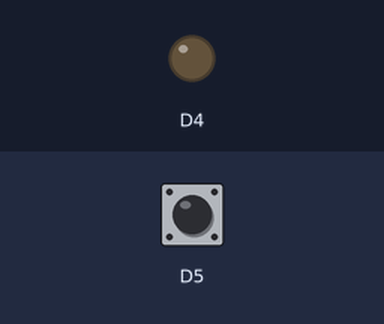
Recording of a program running on a simulated ESP8266 (Wemos D1 mini). Shown: output pins drawn as LEDs (lit = HIGH). The inputs (shaded band) are chosen by the test bench; at power-on: D5 HIGH.

Above: at 1.2 s.
1.3 s: D5 pulled LOW for 0.15 s
At 1.9 s:
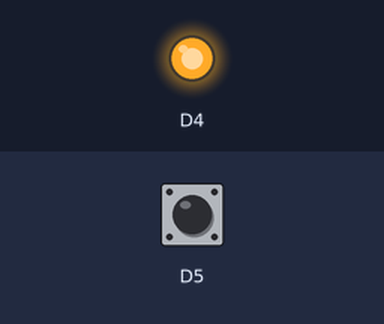
2.9 s: D5 pulled LOW for 1 s
At 4.3 s:
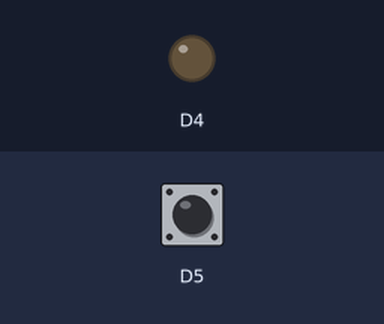
5.4 s: D5 pulled LOW for 3.2 s
At 6.2 s:
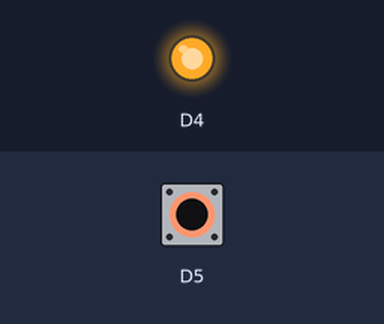
Timing chart, 0 to 8.4 s (numbered marks = the images above; inputs shaded):
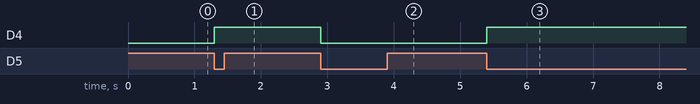

The program:

main.cpp
```cpp
#include <Arduino.h>

// Mohawk College - COMP-10184
// // I , Alexei Ougriniouk, student number #000776331, Certify this is my work and no one else has copied me
// LightDimmer- Lab 3
//  MY answers for the questions

//What’s the total on and off duration?
//on for 1 ms , off for 9ms


//// What’s the duty cycle?
//10%
//1 / 10 = 0.10  X 100 = 10

// What’s the effect on the LED?
//it just stays on , in my opinion it is due to the fact how the cycle is only 10msin total
//
byte PreviousButtonState = LOW;
byte CurrentledState = LOW;


void setup() {
  // configure the USB serial monitor
  Serial.begin(115200);

  // configure pin D5 as digital input - this is the pushbutton
  pinMode(D5, INPUT_PULLUP);

  // configure pin D4 as a digital output - this is the LED
  pinMode(D4, OUTPUT);


}


void loop() {
  // reads button input
  byte iButton = digitalRead(D5);

  // read the push button input...
   if (iButton != PreviousButtonState) {
     PreviousButtonState = iButton;

        // LOW = PRESSED
      if(iButton == LOW) {
        // THIS SAVES THE STATE AND KEEPS IT ON AFTER PRESSING
        CurrentledState = (CurrentledState == HIGH) ? LOW: HIGH;
        // this is the output of the light
        digitalWrite(D4, CurrentledState);


      }

  }

  }
```

Measured:
- after the input at 1.3 s, D4: LOW → HIGH at once
- after the input at 2.9 s, D4: HIGH → LOW at once
- after the input at 5.4 s, D4: LOW → HIGH at once
